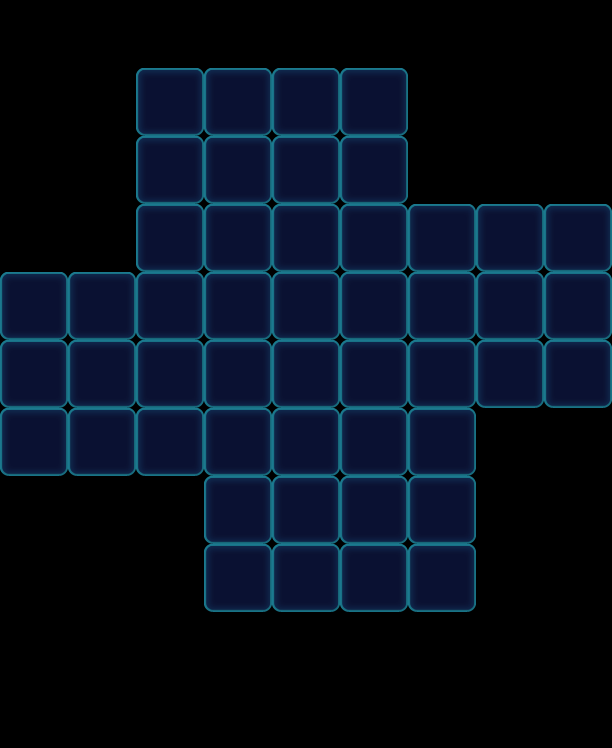

Rendered tile map (Tiled .tmx) drawn with the repository's tilesets; below, a short description and the map source with its tile grids summarised:
An orthogonal 9x11 tile map with 68x68 px tiles, 1 tile layer (Valid), 3 tilesets and 45 objects (18x Monster, 18x Lock, 9x Factory_Normal).

<map version="1.0" orientation="orthogonal" width="9" height="11" tilewidth="68" tileheight="68">
 <tileset firstgid="1" name="game_grid2" tilewidth="68" tileheight="68">
  <image source="game_grid2.png" width="68" height="68" />
  <tile id="0">
   <properties>
    <property name="GridType" value="PipelineGrid" />
   </properties>
  </tile>
 </tileset>
 <tileset firstgid="2" name="game_grid1" tilewidth="68" tileheight="68">
  <image source="game_grid1.png" width="68" height="68" />
 </tileset>
 <tileset firstgid="3" name="map" tilewidth="68" tileheight="68">
  <image source="map.png" width="1024" height="1024" />
 </tileset>
 <layer name="Valid" width="9" height="11">
  <data>[99 cells, 48 non-empty, 1 distinct tile ids]</data>
 </layer>
 <objectgroup name="BottomObj" width="9" height="11" />
 <objectgroup name="MiddleObj" width="9" height="11">
  <object name="Monster" type="Monster" gid="5" x="340" y="408">
   <properties>
    <property name="Color" value="Orange" />
   </properties>
  </object>
  <object name="Monster" type="Monster" gid="3" x="0" y="340">
   <properties>
    <property name="Color" value="Blue" />
   </properties>
  </object>
  <object name="Monster" type="Monster" gid="18" x="272" y="408">
   <properties>
    <property name="Color" value="Purple" />
   </properties>
  </object>
  <object name="Monster" type="Monster" gid="3" x="544" y="408">
   <properties>
    <property name="Color" value="Blue" />
   </properties>
  </object>
  <object name="Monster" type="Monster" gid="20" x="204" y="408">
   <properties>
    <property name="Color" value="Yellow" />
   </properties>
  </object>
  <object name="Monster" type="Monster" gid="3" x="408" y="408">
   <properties>
    <property name="Color" value="Blue" />
   </properties>
  </object>
  <object name="Monster" type="Monster" gid="5" x="204" y="476">
   <properties>
    <property name="Color" value="Orange" />
   </properties>
  </object>
  <object name="Monster" type="Monster" gid="5" x="340" y="204">
   <properties>
    <property name="Color" value="Orange" />
   </properties>
  </object>
  <object name="Monster" type="Monster" gid="4" x="476" y="408">
   <properties>
    <property name="Color" value="Green" />
   </properties>
  </object>
  <object name="Monster" type="Monster" gid="4" x="204" y="544">
   <properties>
    <property name="Color" value="Green" />
   </properties>
  </object>
  <object name="Monster" type="Monster" gid="4" x="204" y="340">
   <properties>
    <property name="Color" value="Green" />
   </properties>
  </object>
  <object name="Monster" type="Monster" gid="18" x="136" y="340">
   <properties>
    <property name="Color" value="Purple" />
   </properties>
  </object>
  <object name="Monster" type="Monster" gid="18" x="272" y="340">
   <properties>
    <property name="Color" value="Purple" />
   </properties>
  </object>
  <object name="Monster" type="Monster" gid="18" x="340" y="272">
   <properties>
    <property name="Color" value="Purple" />
   </properties>
  </object>
  <object name="Monster" type="Monster" gid="18" x="340" y="136">
   <properties>
    <property name="Color" value="Purple" />
   </properties>
  </object>
  <object name="Monster" type="Monster" gid="20" x="340" y="340">
   <properties>
    <property name="Color" value="Yellow" />
   </properties>
  </object>
  <object name="Monster" type="Monster" gid="20" x="204" y="612">
   <properties>
    <property name="Color" value="Yellow" />
   </properties>
  </object>
  <object name="Monster" type="Monster" gid="5" x="68" y="340">
   <properties>
    <property name="Color" value="Orange" />
   </properties>
  </object>
 </objectgroup>
 <objectgroup color="#000000" name="TopObj" width="9" height="11">
  <object name="10" type="Factory_Normal" x="136" y="0" width="68" height="68">
   <properties>
    <property name="FactoryColorsConfig" value="Blue,Green,Yellow,Purple,Orange" />
   </properties>
  </object>
  <object name="10" type="Factory_Normal" x="204" y="0" width="68" height="68">
   <properties>
    <property name="FactoryColorsConfig" value="Blue,Green,Yellow,Purple,Orange" />
   </properties>
  </object>
  <object name="10" type="Factory_Normal" x="272" y="0" width="68" height="68">
   <properties>
    <property name="FactoryColorsConfig" value="Blue,Green,Yellow,Purple,Orange" />
   </properties>
  </object>
  <object name="10" type="Factory_Normal" x="340" y="0" width="68" height="68">
   <properties>
    <property name="FactoryColorsConfig" value="Blue,Green,Yellow,Purple,Orange" />
   </properties>
  </object>
  <object name="10" type="Factory_Normal" x="408" y="136" width="68" height="68">
   <properties>
    <property name="FactoryColorsConfig" value="Blue,Green,Yellow,Purple,Orange" />
   </properties>
  </object>
  <object name="10" type="Factory_Normal" x="476" y="136" width="68" height="68">
   <properties>
    <property name="FactoryColorsConfig" value="Blue,Green,Yellow,Purple,Orange" />
   </properties>
  </object>
  <object name="10" type="Factory_Normal" x="544" y="136" width="68" height="68">
   <properties>
    <property name="FactoryColorsConfig" value="Blue,Green,Yellow,Purple,Orange" />
   </properties>
  </object>
  <object name="10" type="Factory_Normal" x="0" y="204" width="68" height="68">
   <properties>
    <property name="FactoryColorsConfig" value="Blue,Green,Yellow,Purple,Orange" />
   </properties>
  </object>
  <object name="10" type="Factory_Normal" x="68" y="204" width="68" height="68">
   <properties>
    <property name="FactoryColorsConfig" value="Blue,Green,Yellow,Purple,Orange" />
   </properties>
  </object>
  <object name="Lock" type="Lock" gid="50" x="136" y="340">
   <properties>
    <property name="Layers" value="1" />
   </properties>
  </object>
  <object name="Lock" type="Lock" gid="50" x="0" y="340">
   <properties>
    <property name="Layers" value="1" />
   </properties>
  </object>
  <object name="Lock" type="Lock" gid="50" x="272" y="340">
   <properties>
    <property name="Layers" value="1" />
   </properties>
  </object>
  <object name="Lock" type="Lock" gid="50" x="204" y="340">
   <properties>
    <property name="Layers" value="1" />
   </properties>
  </object>
  <object name="Lock" type="Lock" gid="50" x="68" y="340">
   <properties>
    <property name="Layers" value="1" />
   </properties>
  </object>
  <object name="Lock" type="Lock" gid="50" x="340" y="408">
   <properties>
    <property name="Layers" value="1" />
   </properties>
  </object>
  <object name="Lock" type="Lock" gid="50" x="204" y="408">
   <properties>
    <property name="Layers" value="1" />
   </properties>
  </object>
  <object name="Lock" type="Lock" gid="50" x="476" y="408">
   <properties>
    <property name="Layers" value="1" />
   </properties>
  </object>
  <object name="Lock" type="Lock" gid="50" x="408" y="408">
   <properties>
    <property name="Layers" value="1" />
   </properties>
  </object>
  <object name="Lock" type="Lock" gid="50" x="272" y="408">
   <properties>
    <property name="Layers" value="1" />
   </properties>
  </object>
  <object name="Lock" type="Lock" gid="50" x="544" y="408">
   <properties>
    <property name="Layers" value="1" />
   </properties>
  </object>
  <object name="Lock" type="Lock" gid="50" x="340" y="340">
   <properties>
    <property name="Layers" value="1" />
   </properties>
  </object>
  <object name="Lock" type="Lock" gid="50" x="340" y="272">
   <properties>
    <property name="Layers" value="1" />
   </properties>
  </object>
  <object name="Lock" type="Lock" gid="50" x="340" y="204">
   <properties>
    <property name="Layers" value="1" />
   </properties>
  </object>
  <object name="Lock" type="Lock" gid="50" x="340" y="136">
   <properties>
    <property name="Layers" value="1" />
   </properties>
  </object>
  </objectgroup>
</map>
<!-- 3 of 45 objects omitted -->
